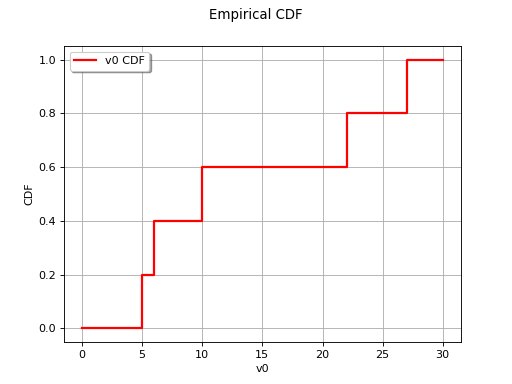

Write Python code to recreate this figure.
import openturns as ot
from matplotlib import pyplot as plt
from openturns.viewer import View

sample = [[5.0], [6.0], [10.0], [22.0], [27.0]]
xmin = 0.0
xmax = 30.0
graph = ot.UserDefined(sample).drawCDF(xmin, xmax)
graph.setTitle('Empirical CDF')
View(graph)
